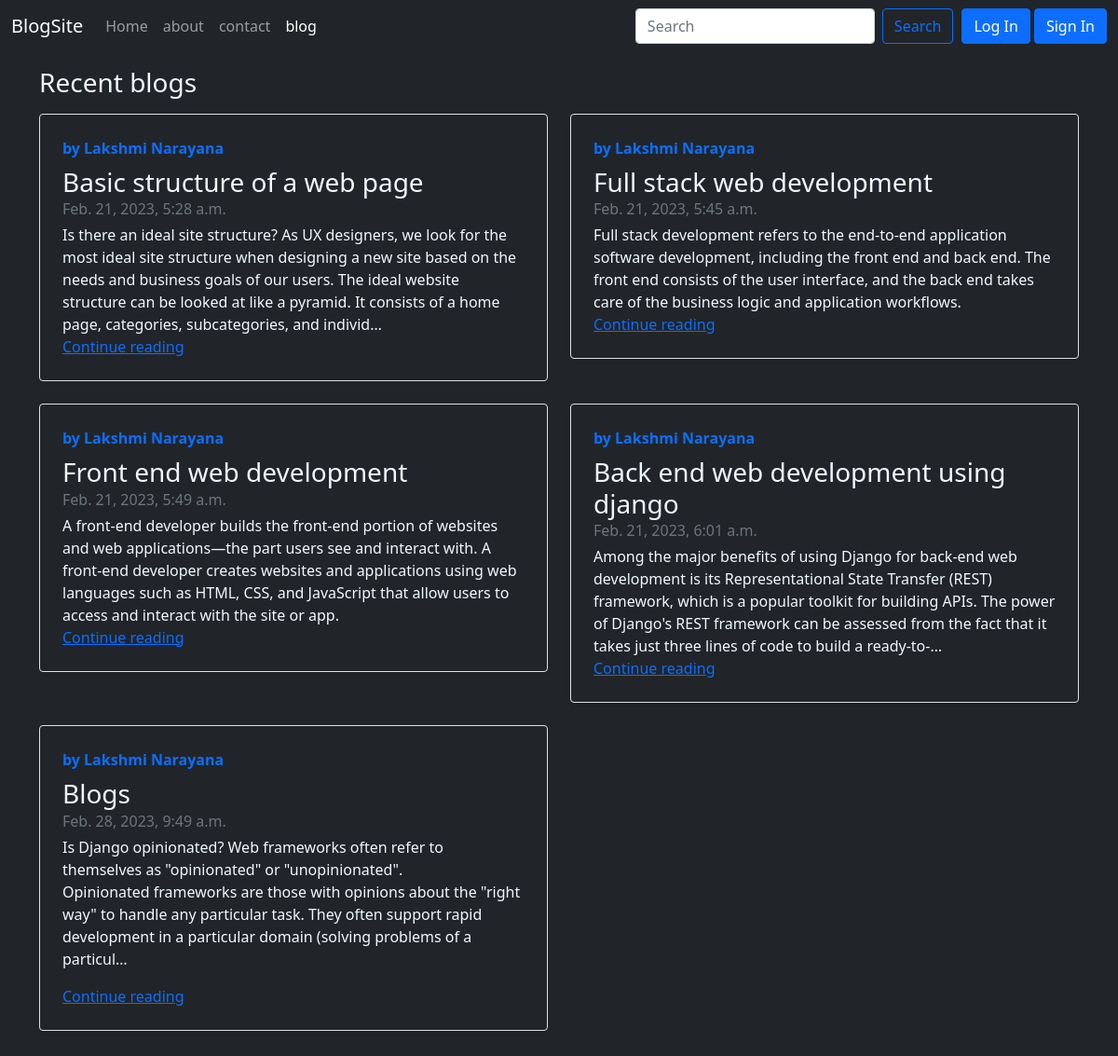
Screenshot of /blog/ with the database file from the repository.
### blog/models.py (models this page shows, shortened)
class Post(models.Model):
    sno = models.AutoField(primary_key=True)
    author= models.CharField(max_length=100)
    title=models.CharField(max_length=100)
    slug=models.CharField(max_length=140)
    timestamp=models.DateTimeField(blank=True)
    content=models.TextField()

### blog/views.py (the view)
# urls.py: path('',views.blogpage,name='blogpage'),
def blogpage(request):
      allPosts=Post.objects.all()
      context={"allPosts":allPosts}
      return render(request,"blog/blogpage.html",context)

### templates/blog/blogpage.html (shortened to what this page needs)
{% extends 'basics.html' %}
{% block blogactive %}active{% endblock blogactive %}
{% block body %}
<h3 class=" my-3">Recent blogs</h3>
<div class="row mb-2">
  {% for post in allPosts%}
    <div class="col-md-6">
      <div class="row g-0 border rounded overflow-hidden flex-md-row mb-4 shadow-sm h-md-250 position-relative">
        <div class="col p-4 d-flex flex-column position-static">
          <strong class="d-inline-block mb-2 text-primary"> by {{post.author}}</strong>
          <h3 class="mb-0">{{post.title}}</h3>
          <div class="mb-1 text-muted">{{post.timestamp}}</div>
          <p class="card-text mb-auto">{{post.content|safe |truncatechars:300}}</p>
          <a href="/blog/{{post.slug}}" class="stretched-link">Continue reading</a>
        </div>
      </div>
    </div>
    {% endfor %}
  </div>
{% endblock body %}

### rows the page displays
Post: author "Lakshmi Narayana", title "Basic structure of a web page", timestamp "Feb. 21, 2023, 5:28 a.m.", content "Is there an ideal site structure? As UX designers, we look for the most ideal site structure when designing a new site based on the needs and business goals of our users. The ideal website structure can be looked at like a pyramid. It consists of a home page, categories, subcategories, and individ…"
Post: author "Lakshmi Narayana", title "Full stack web development", timestamp "Feb. 21, 2023, 5:45 a.m.", content "Full stack development refers to the end-to-end application software development, including the front end and back end. The front end consists of the user interface, and the back end takes care of the business logic and application workflows."
Post: author "Lakshmi Narayana", title "Front end web development", timestamp "Feb. 21, 2023, 5:49 a.m.", content "A front-end developer builds the front-end portion of websites and web applications—the part users see and interact with. A front-end developer creates websites and applications using web languages such as HTML, CSS, and JavaScript that allow users to access and interact with the site or app."
Post: author "Lakshmi Narayana", title "Back end web development using django", timestamp "Feb. 21, 2023, 6:01 a.m.", content "Among the major benefits of using Django for back-end web development is its Representational State Transfer (REST) framework, which is a popular toolkit for building APIs. The power of Django's REST framework can be assessed from the fact that it takes just three lines of code to build a ready-to-…"
Post: author "Lakshmi Narayana", title "Blogs", timestamp "Feb. 28, 2023, 9:49 a.m.", content "Is Django opinionated? Web frameworks often refer to themselves as \"opinionated\" or \"unopinionated\". Opinionated frameworks are those with opinions about the \"right way\" to handle any particular task. They often support rapid development in a particular domain (solving problems of a particul…"
